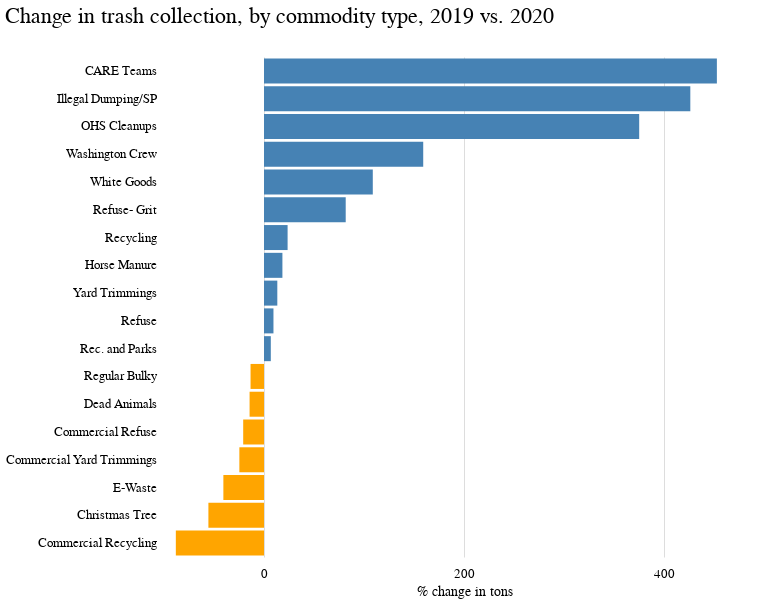

The notebook cell this image was saved under:
### Code cell
alt.Chart(ccodes_pivot).mark_bar().encode(
    x=alt.X(
        "change_pct:Q",
        title="% change in tons",
        axis=alt.Axis(
            format=",.0f",
            tickCount=4,
            gridColor="#dddddd",
            offset=6,
            tickSize=0,
            domainOpacity=0,
        ),
    ),
    y=alt.Y(
        "commoditydescription:O",
        title=" ",
        sort="-x",
        axis=alt.Axis(
            tickCount=4,
            gridColor="#dddddd",
            offset=6,
            tickSize=0,
            domainOpacity=0,
        ),
    ),
    color=alt.condition(
        alt.datum.change_pct > 0,
        alt.value("steelblue"),  # The positive color
        alt.value("orange"),  # The negative color
    ),
).properties(
    width=600,
    height=500,
    title="Change in trash collection, by commodity type, 2019 vs. 2020",
).configure_view(
    strokeOpacity=0
).configure_axis(
    labelFontSize=13
)

### Figure 1 — Vega-Lite specification as saved in the notebook (floating-point values rounded to 4 significant figures)
{"config": {"view": {"width": 800, "height": 450, "strokeOpacity": 0}, "background": "#ffffff", "title": {"anchor": "start", "font": "BentonGothic-Bold, sans", "fontColor": "#000000", "fontSize": 22, "fontWeight": "normal"}, "arc": {"fill": "#82c6df"}, "area": {"fill": "#82c6df"}, "line": {"stroke": "#82c6df", "strokeWidth": 3}, "path": {"stroke": "#82c6df"}, "rect": {"fill": "#82c6df"}, "shape": {"stroke": "#82c6df"}, "bar": {"fill": "#82c6df"}, "point": {"stroke": "#82c6df"}, "symbol": {"fill": "#82c6df", "size": 30}, "axis": {"titleFont": "BentonGothic-Bold, sans", "titleFontSize": 14, "titleFontWeight": "normal", "labelFont": "BentonGothic, sans", "labelFontSize": 13, "labelFontWeight": "normal"}, "axisX": {"labelAngle": 0, "labelPadding": 4, "tickSize": 3}, "axisY": {"labelBaseline": "middle", "maxExtent": 45, "minExtent": 45, "tickSize": 2, "titleAlign": "left", "titleAngle": 0, "titleX": -45, "titleY": -11}, "legend": {"titleFont": "BentonGothic-Bold, sans", "titleFontSize": 14, "titleFontWeight": "normal", "symbolType": "square", "labelFont": "BentonGothic, sans", "labelFontSize": 13}, "range": {"category": ["#3580b1", "#ec8431", "#ab7fb4", "#c89d29", "#adc839", "#829eb1"], "diverging": ["#e68a4f", "#f4bb6a", "#f9e39c", "#dadfe2", "#a6b7c6", "#849eae"], "heatmap": ["#fbf2c7", "#f9e39c", "#f8d36e", "#f4bb6a", "#e68a4f", "#d15a40", "#ab4232"], "ordinal": ["#fbf2c7", "#f9e39c", "#f8d36e", "#f4bb6a", "#e68a4f", "#d15a40", "#ab4232"], "ramp": ["#fbf2c7", "#f9e39c", "#f8d36e", "#f4bb6a", "#e68a4f", "#d15a40", "#ab4232"]}}, "data": {"name": "data-e018a81ed670fc94ab02c480489f7a03"}, "mark": "bar", "encoding": {"color": {"condition": {"value": "steelblue", "test": "(datum.change_pct > 0)"}, "value": "orange"}, "x": {"type": "quantitative", "axis": {"domainOpacity": 0, "format": ",.0f", "gridColor": "#dddddd", "offset": 6, "tickCount": 4, "tickSize": 0}, "field": "change_pct", "title": "% change in tons"}, "y": {"type": "ordinal", "axis": {"domainOpacity": 0, "gridColor": "#dddddd", "offset": 6, "tickCount": 4, "tickSize": 0}, "field": "commoditydescription", "sort": "-x", "title": " "}}, "height": 500, "title": "Change in trash collection, by commodity type, 2019 vs. 2020", "width": 600, "$schema": "https://vega.github.io/schema/vega-lite/v4.8.1.json", "datasets": {"data-e018a81ed670fc94ab02c480489f7a03": [{"commoditydescription": "CARE Teams", "2016": null, "2017": null, "2018": null, "2019": 1149.0, "2020": 6354.0, "before": 1149.0, "change_pct": 452.9, "diff": 5205.0}, {"commoditydescription": "Christmas Tree", "2016": 155.6, "2017": 261.1, "2018": 153.3, "2019": 156.3, "2020": 80.62, "before": 181.6, "change_pct": -55.6, "diff": -101.0}, {"commoditydescription": "Commercial Recycling", "2016": 2306.0, "2017": 3111.0, "2018": 2194.0, "2019": 1369.0, "2020": 265.5, "before": 2245.0, "change_pct": -88.17, "diff": -1979.0}, {"commoditydescription": "Commercial Refuse", "2016": 41320.0, "2017": 46820.0, "2018": 44150.0, "2019": 45880.0, "2020": 35270.0, "before": 44540.0, "change_pct": -20.81, "diff": -9268.0}, {"commoditydescription": "Commercial Yard Trimmings", "2016": 703.1, "2017": 1165.0, "2018": 714.9, "2019": 913.2, "2020": 658.6, "before": 873.9, "change_pct": -24.64, "diff": -215.3}, {"commoditydescription": "Dead Animals", "2016": 250.6, "2017": 235.6, "2018": 194.9, "2019": 221.8, "2020": 193.2, "before": 225.7, "change_pct": -14.42, "diff": -32.55}, {"commoditydescription": "E-Waste", "2016": 860.9, "2017": 900.6, "2018": 761.7, "2019": 735.9, "2020": 483.7, "before": 814.8, "change_pct": -40.63, "diff": -331.0}, {"commoditydescription": "Horse Manure", "2016": 3281.0, "2017": 3248.0, "2018": 3199.0, "2019": 3407.0, "2020": 3888.0, "before": 3284.0, "change_pct": 18.41, "diff": 604.6}, {"commoditydescription": "Illegal Dumping/SP", "2016": null, "2017": null, "2018": null, "2019": 2797.0, "2020": 14720.0, "before": 2797.0, "change_pct": 426.3, "diff": 11930.0}, {"commoditydescription": "OHS Cleanups", "2016": null, "2017": null, "2018": null, "2019": 209.3, "2020": 994.6, "before": 209.3, "change_pct": 375.2, "diff": 785.3}, {"commoditydescription": "Rec. and Parks", "2016": 21200.0, "2017": 22350.0, "2018": 24550.0, "2019": 24290.0, "2020": 24670.0, "before": 23100.0, "change_pct": 6.81, "diff": 1574.0}, {"commoditydescription": "Recycling", "2016": 217700.0, "2017": 213900.0, "2018": 202200.0, "2019": 206400.0, "2020": 259600.0, "before": 210000.0, "change_pct": 23.6, "diff": 49560.0}, {"commoditydescription": "Refuse", "2016": 796100.0, "2017": 810200.0, "2018": 814300.0, "2019": 829100.0, "2020": 889300.0, "before": 812400.0, "change_pct": 9.46, "diff": 76840.0}, {"commoditydescription": "Refuse- Grit", "2016": null, "2017": 29.57, "2018": 177.2, "2019": 283.3, "2020": 296.8, "before": 163.3, "change_pct": 81.71, "diff": 133.5}, {"commoditydescription": "Regular Bulky", "2016": 57680.0, "2017": 64380.0, "2018": 67640.0, "2019": 67230.0, "2020": 55590.0, "before": 64230.0, "change_pct": -13.45, "diff": -8642.0}, {"commoditydescription": "Washington Crew", "2016": null, "2017": null, "2018": null, "2019": 1444.0, "2020": 3742.0, "before": 1444.0, "change_pct": 159.2, "diff": 2299.0}, {"commoditydescription": "White Goods", "2016": 1139.0, "2017": 1514.0, "2018": 1271.0, "2019": 2016.0, "2020": 3100.0, "before": 1485.0, "change_pct": 108.8, "diff": 1615.0}, {"commoditydescription": "Yard Trimmings", "2016": 404700.0, "2017": 425900.0, "2018": 408400.0, "2019": 427800.0, "2020": 472200.0, "before": 416700.0, "change_pct": 13.31, "diff": 55440.0}]}}
